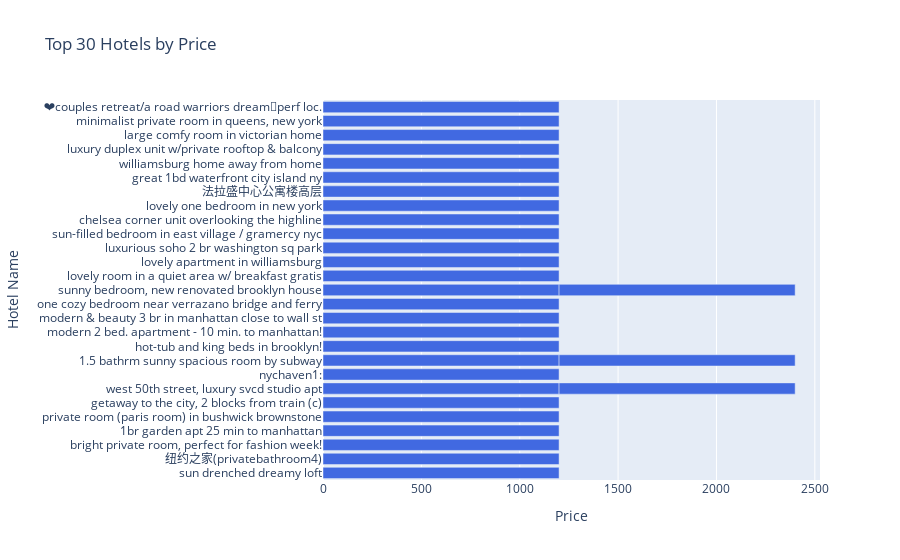

Notebook code cell kept with this figure:
### Code cell
import plotly.express as px

# Sort the DataFrame by 'service_fee' in descending order and select the top 30 rows
top_30_df = data.sort_values(by='price', ascending=False).head(30)

# Create the bar plot using Plotly Express
fig = px.bar(top_30_df, x='price', y='name', 
             labels={'name': 'Hotel Name', 'price': 'Price'},
             title='Top 30 Hotels by Price')

# Customize the appearance of the plot (optional)
fig.update_layout(xaxis_title_text='Price', yaxis_title_text='Hotel Name')
fig.update_traces(marker_color='royalblue')  # Change the bar color if desired

# Show the plot
fig.show()

### Figure 1 — Plotly figure (JSON) as saved in the notebook; plotly's stock layout.template omitted (floating-point values rounded to 4 significant figures)
{"data": [{"alignmentgroup": "True", "hovertemplate": "Price=%{x}<br>Hotel Name=%{y}<extra></extra>", "legendgroup": "", "marker": {"color": "royalblue", "pattern": {"shape": ""}}, "name": "", "offsetgroup": "", "orientation": "h", "showlegend": false, "textposition": "auto", "type": "bar", "x": [1200, 1200, 1200, 1200, 1200, 1200, 1200, 1200, 1200, 1200, 1200, 1200, 1200, 1200, 1200, 1200, 1200, 1200, 1200, 1200, 1200, 1200, 1200, 1200, 1200, 1200, 1200, 1200, 1200, 1200], "xaxis": "x", "y": ["sun drenched dreamy loft", "纽约之家(privatebathroom4)", "bright private room, perfect for fashion week!", "1br garden apt 25 min to manhattan", "private room (paris room) in bushwick brownstone", "getaway to the city, 2 blocks from train (c)", "west 50th street, luxury svcd studio apt", "nychaven1:", "1.5 bathrm sunny spacious room by subway", "hot-tub and king beds in brooklyn!", "modern 2 bed. apartment - 10 min. to manhattan!", "modern & beauty 3 br in manhattan close to wall st", "one cozy bedroom near verrazano bridge and ferry", "sunny bedroom, new renovated brooklyn house", "lovely room in a quiet area w/ breakfast gratis", "lovely apartment in williamsburg", "luxurious soho 2 br washington sq park", "sunny bedroom, new renovated brooklyn house", "sun-filled bedroom in east village / gramercy nyc", "chelsea corner unit overlooking the highline", "lovely one bedroom in new york", "法拉盛中心公寓楼高层", "great 1bd waterfront city island ny", "williamsburg home away from home", "luxury duplex unit w/private rooftop & balcony", "west 50th street, luxury svcd studio apt", "large comfy room in victorian home", "1.5 bathrm sunny spacious room by subway", "minimalist private room in queens, new york", "❤️couples retreat/a road warriors dream🌟perf loc."], "yaxis": "y"}], "layout": {"barmode": "relative", "legend": {"tracegroupgap": 0}, "title": {"text": "Top 30 Hotels by Price"}, "xaxis": {"anchor": "y", "domain": [0, 1], "title": {"text": "Price"}}, "yaxis": {"anchor": "x", "domain": [0, 1], "title": {"text": "Hotel Name"}}}}
